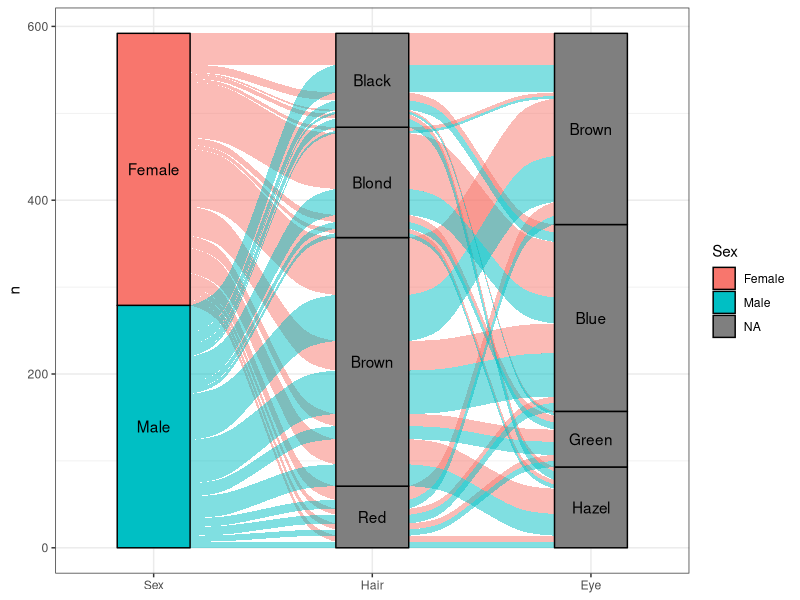

The R source for this figure: (Note: this script raises an error after producing the figure.)
# R alluvial plot (14 Aug 2024)

# RESOURCES
#https://stat.ethz.ch/R-manual/R-devel/library/datasets/html/HairEyeColor.html
#https://datavizcatalogue.com/blog/sankey-diagrams-parallel-sets-alluvial-diagrams-whats-the-difference/
#https://corybrunson.github.io/ggalluvial/



# PACKAGES
library(datasets) #for HairEyeColor dataset (need R tools? not sure!)
library(tidyverse) #for for dplyr, tibble, tidyr, ggplot
library(ggalluvial) # for alluvial plots (extension for ggplot2)


# DATA
# Using the HairEyeColor dataset from the datasets package
df <- as.tibble(HairEyeColor)

# Use the uncount() function from tidyr - NEVERMIND IGNORE THIS!
#to expand the data backout & remove the n column of the counts
# the uncount() function is basically the opposite of the count() function
# expanded_df <- df %>%
#   select(Hair, Eye, Sex, n) %>%
#   uncount(n)


#Alluvial plot v1
ggplot(df, 
       aes(axis1=Sex, axis2 = Hair, axis3 = Eye, # the 3 x-axes
           y = n)) +
  geom_alluvium(aes(fill = Sex)) + #makes alluvial plot
  scale_x_discrete(limits = c("Sex", "Hair", "Eye"), # labels x axis
                   expand = c(.2, .05)) + # widens graph
  geom_stratum(aes(fill = Sex)) + # the blocks in between
  geom_text(stat = "stratum", aes(label = after_stat(stratum))) + # adds the text
  theme_bw()



# EVERYTHING FROM HERE ONWARDS STILL DOESN'T WORK!!!!
# PLOT PREP
#SET FACTORS 
df$Hair= factor(df$Hair, levels=c("Black", "Blond", "Brown", "Red"))
df$Eye = factor(df$Eye, levels=c("Blue", "Brown", "Green", "Hazel"))
df$Sex = factor(df$Sex, levels=c("Female", "Male"))

#assign colours
colorlist <- list(Sex = c("Female" = "#f88787" , "Male" = "#7cc6eb"),
                  Eye = c("Blue" = "#2e536f", "Brown" = "#634e34", 
                          "Green" = "#1c7847", "Hazel" = "#464e25"),
                  Hair = c("Black" = "#1c1712", "Blond" = "#d7d67c" , 
                           "Brown" = "#583f32", "Red" = "#9a3300"))

# ALLUVIAL PLOT 2 
ggplot(df, 
       aes(axis1=Sex, axis2 = Hair, axis3 = Eye, # the 3 x-axes
           y = n)) +
  geom_stratum(aes(fill = Sex), color = "white", position = position_stack(vjust = 0.5)) +  # Sex
  geom_alluvium(aes(fill = Sex), width = 1/12) + #makes alluvial plot
  geom_stratum(aes(fill = Hair), color = "white") +  # Fill based on hair
  geom_stratum(aes(fill = Eye), color = "white", position = position_stack(vjust = 0.5)) +  # Eye colour
  scale_fill_manual(values = unlist(colorlist)) +  # Use the fill colors for all
  scale_x_discrete(limits = c("Sex", "Hair", "Eye"), # labels x axis
                   expand = c(.2, .05)) + # widens graph
  geom_text(stat = "stratum", aes(label = after_stat(stratum))) + # adds the text
  theme_bw()


ggplot(df, 
       aes(axis1= Sex, axis2 = Hair, axis3 = Eye, # the 3 x-axes
           y = n)) +
  geom_stratum(aes(fill = Sex), color = "white", position = position_stack(vjust = 0.5)) +  # Sex
  geom_alluvium(aes(fill = Sex), width = 1/12) + #makes alluvial plot
  geom_stratum(aes(fill = Hair), color = "white") +  # Fill based on hair
  geom_stratum(aes(fill = Eye), color = "white", position = position_stack(vjust = 0.5)) +  # Eye colour
  scale_fill_manual(values = unlist(colorlist)) +  # Use the fill colors for all
  scale_x_discrete(limits = c("Sex", "Hair", "Eye"), # labels x axis
                   expand = c(.2, .05)) + # widens graph
  geom_text(stat = "stratum", aes(label = after_stat(stratum))) + # adds the text
  theme_bw()


